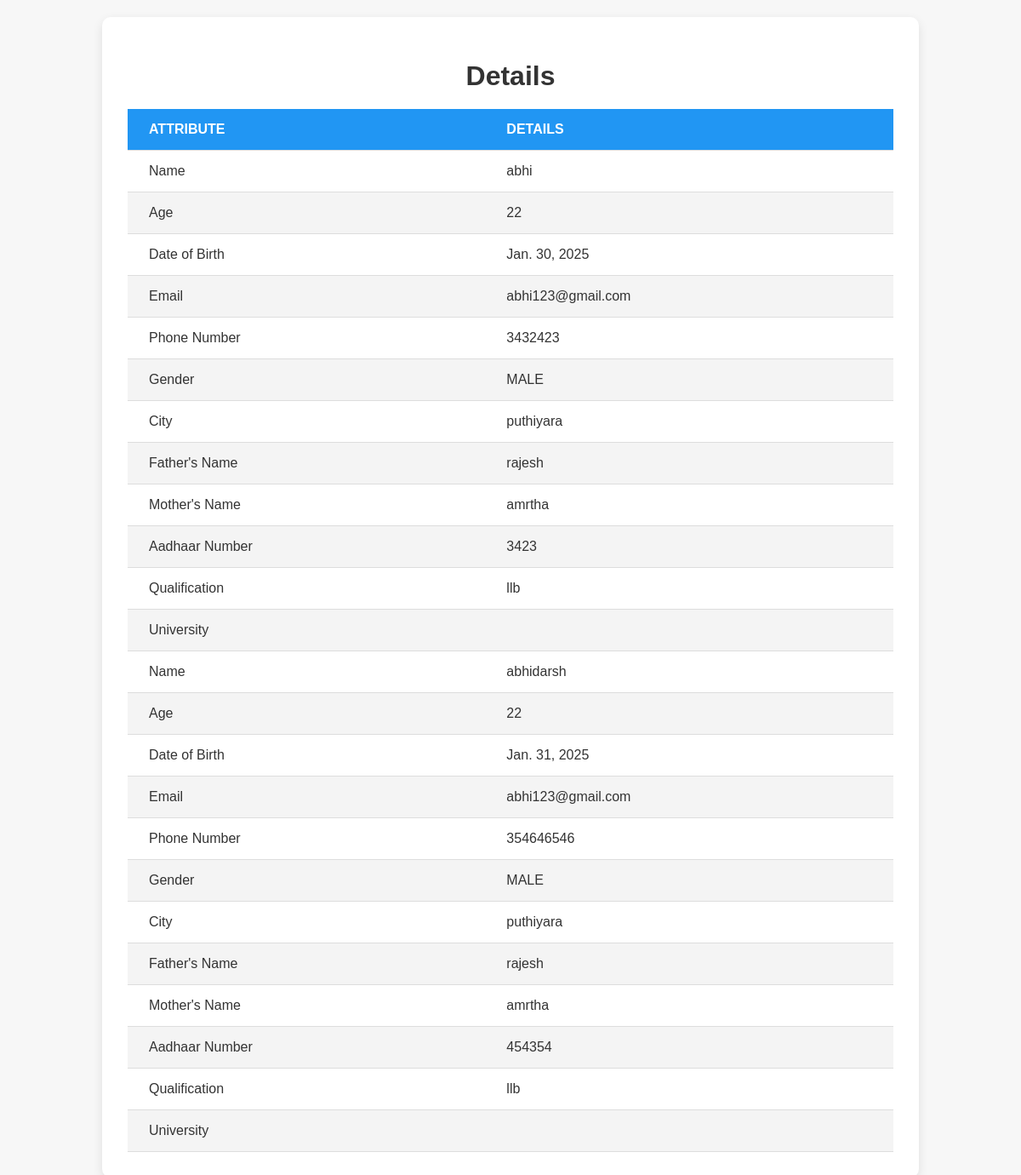
/college/view_student/, run on the app's committed database.
### student/models.py (models this page shows)
class studentmodel(models.Model):
    Gender_choices = [
        ('MALE', 'male'),
        ('FEMALE', 'female'),
        ('OTHER', 'other')
    ]
    university_under = [
        ('CENTER', 'center'),
        ('CALICUT', 'calicut'),
        ('COCHIN', 'cochin'),
        ('NATIONAL', 'national')
    ]
    Name = models.CharField(max_length=25, null=True, blank=True)
    Age = models.IntegerField(null=True, blank=True)
    Date_of_birth = models.DateField(null=True, blank=True)
    Email = models.EmailField(null=True, blank=True)
    Father_name = models.CharField(max_length=20, null=True, blank=True)
    login_page = models.OneToOneField(Usermodel, on_delete=models.CASCADE, null=True, blank=True)
    Mother_name = models.CharField(max_length=20, null=True, blank=True)
    Gender = models.CharField(max_length=10, choices=Gender_choices)
    City = models.CharField(max_length=20, null=True, blank=True)
    Ph_num = models.IntegerField(null=True, blank=True)
    Addar_num = models.IntegerField(null=True, blank=True)
    Qualification = models.CharField(max_length=20, null=True, blank=True)
    University = models.CharField(max_length=20, null=True, blank=True, choices=university_under)
    status = models.CharField(default="active", max_length=10, null=True, blank=True)
    is_active = models.BooleanField(default=True, null=True, blank=True)
    created_at = models.DateTimeField(auto_now_add=True, null=True, blank=True)
    updated_at = models.DateTimeField(auto_now=True, null=True, blank=True)

### college/views.py (the view)
# urls.py: path('view_student/',view_std.as_view(),name="view_student"),
class view_std(View):
    def get(self,request):
        student_view = studentmodel.objects.all()
        return render(request,"college/student_views.html",{'data':student_view})

### templates/college/student_views.html (shortened to what this page needs)
<!DOCTYPE html>
<html lang="en">
<head>
</head>
<body>
    <div class="container">
        <h1>Details</h1>
        <table>
            <thead>
                <tr>
                    <th>Attribute</th>
                    <th>Details</th>
                </tr>
            </thead>
            <tbody>
                {% for view in data %}
                <tr>
                    <td>Name</td>
                    <td>{{ view.Name }}</td>
                </tr>
                <tr>
                    <td>Age</td>
                    <td>{{ view.Age }}</td>
                </tr>
                <tr>
                    <td>Date of Birth</td>
                    <td>{{ view.Date_of_birth }}</td>
                </tr>
                <tr>
                    <td>Email</td>
                    <td>{{ view.Email }}</td>
                </tr>
                <tr>
                    <td>Phone Number</td>
                    <td>{{ view.Ph_num }}</td>
                </tr>
                <tr>
                    <td>Gender</td>
                    <td>{{ view.Gender }}</td>
                </tr>
                <tr>
                    <td>City</td>
                    <td>{{ view.City }}</td>
                </tr>
                <tr>
                    <td>Father's Name</td>
                    <td>{{ view.Father_name }}</td>
                </tr>
                <tr>
                    <td>Mother's Name</td>
                    <td>{{ view.Mother_name }}</td>
                </tr>
                <tr>
                    <td>Aadhaar Number</td>
                    <td>{{ view.Addar_num }}</td>
                </tr>
                <tr>
                    <td>Qualification</td>
                    <td>{{ view.Qualification }}</td>
                </tr>
                <tr>
                    <td>University</td>
                    <td>{{ view.university }}</td>
                </tr>
                {% endfor %}
            </tbody>
        </table>
    </div>
</body>
</html>

### templates/college/student_views.html (style rules this page uses)
body { font-family: 'Arial', sans-serif; background-color: #f7f7f7; margin: 0; padding: 20px; }
.container { max-width: 900px; margin: 0 auto; padding: 30px; background-color: #fff; border-radius: 10px; box-shadow: 0 4px 12px rgba(0, 0, 0, 0.1); }
h1 { text-align: center; font-size: 2rem; color: #333; margin-bottom: 20px; }
table { width: 100%; border-collapse: collapse; margin-top: 20px; }
th, td { padding: 15px 25px; text-align: left; font-size: 1rem; color: #333; border-bottom: 1px solid #ddd; }
th { background-color: #2196F3; color: white; font-weight: bold; text-transform: uppercase; }
td { font-weight: 400; }
tr:nth-child(even) { background-color: #f4f4f4; }

### data on the page
studentmodel: Name "abhi", Age "22", Date_of_birth "Jan. 30, 2025", Email "abhi123@gmail.com", Ph_num "3432423", Gender "MALE", City "puthiyara", Father_name "rajesh", Mother_name "amrtha", Addar_num "3423", Qualification "llb"
studentmodel: Name "abhidarsh", Age "22", Date_of_birth "Jan. 31, 2025", Email "abhi123@gmail.com", Ph_num "354646546", Gender "MALE", City "puthiyara", Father_name "rajesh", Mother_name "amrtha", Addar_num "454354", Qualification "llb"
